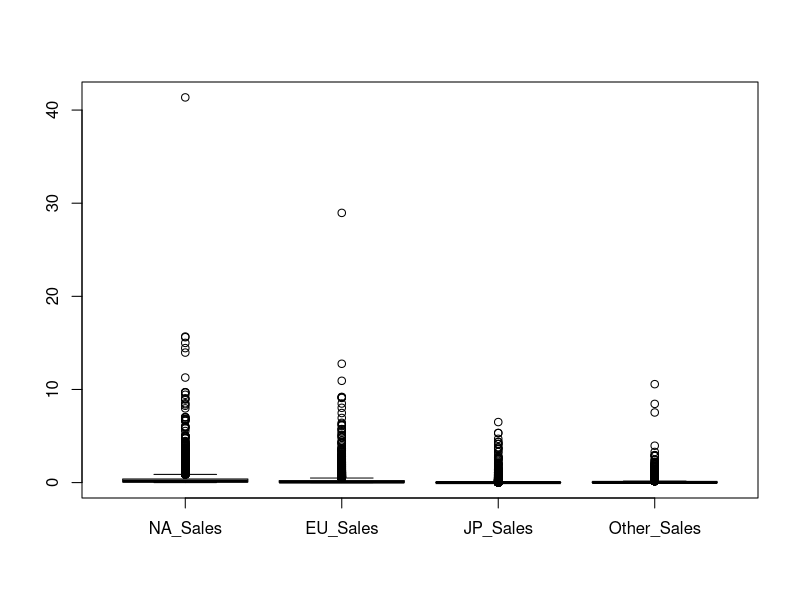
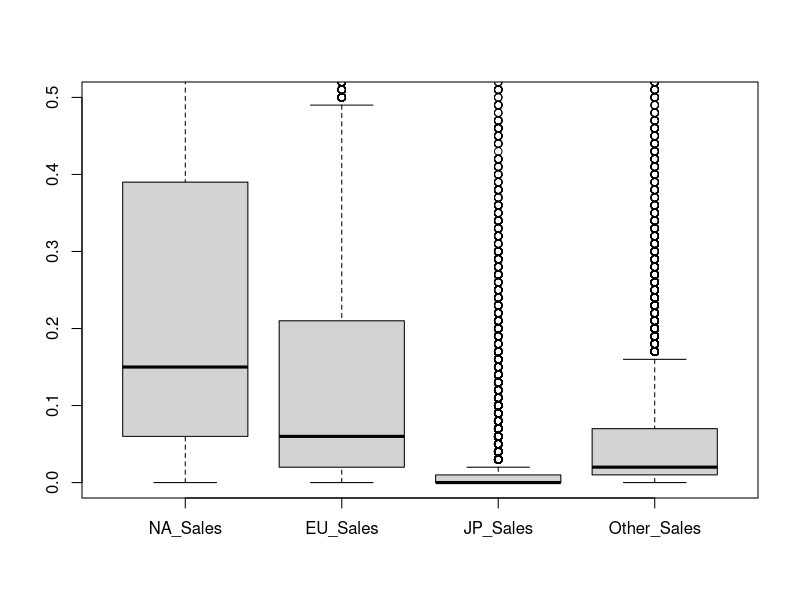
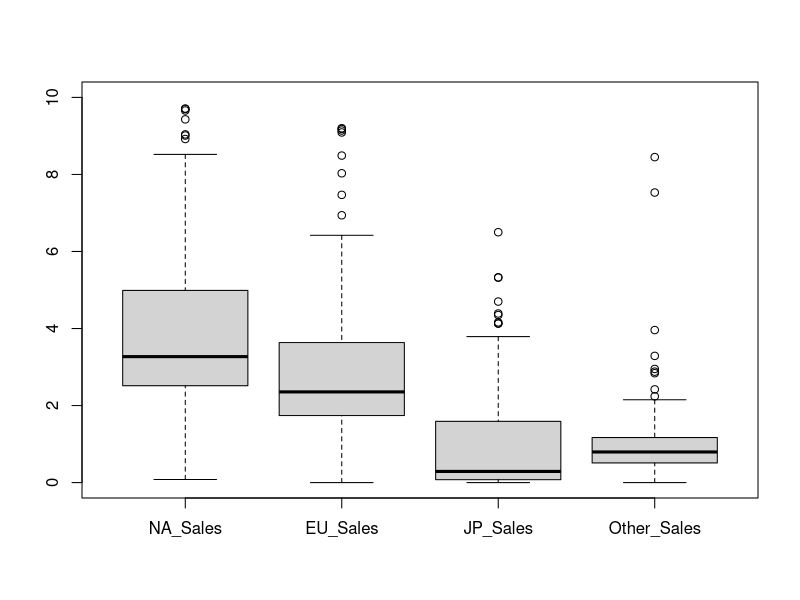
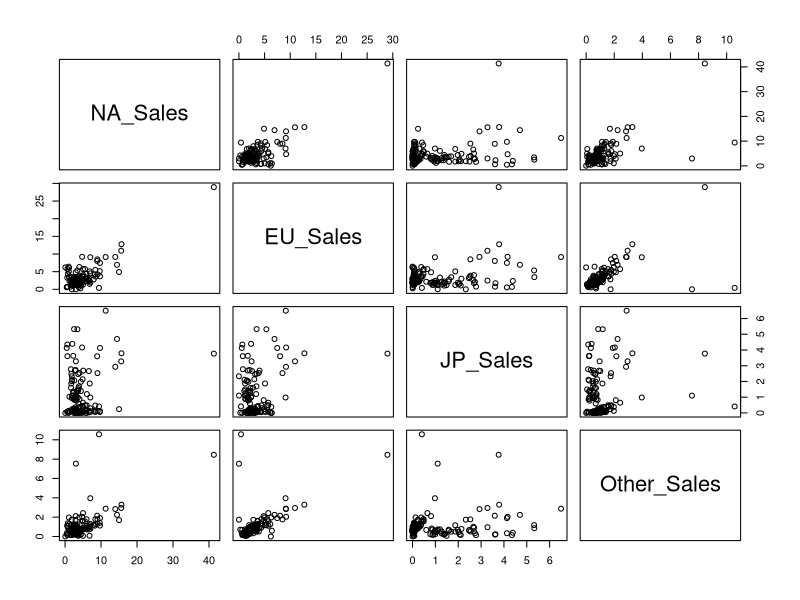
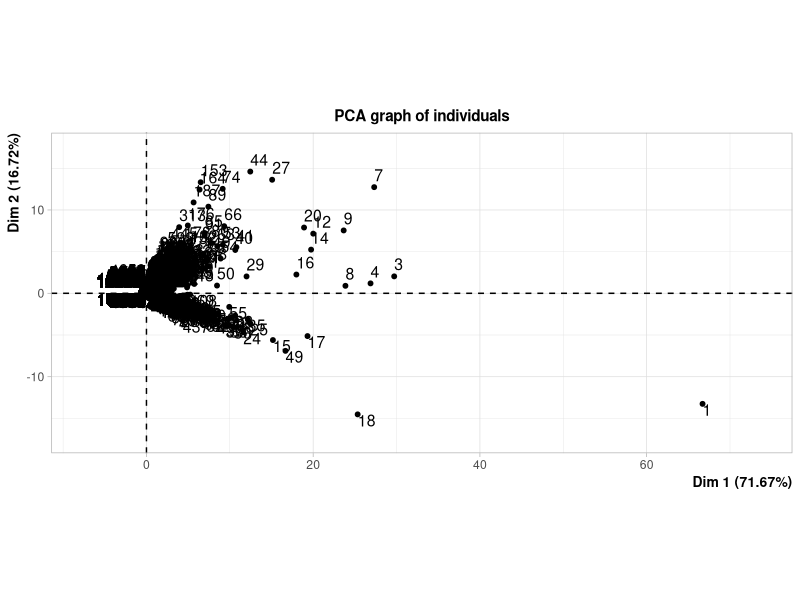
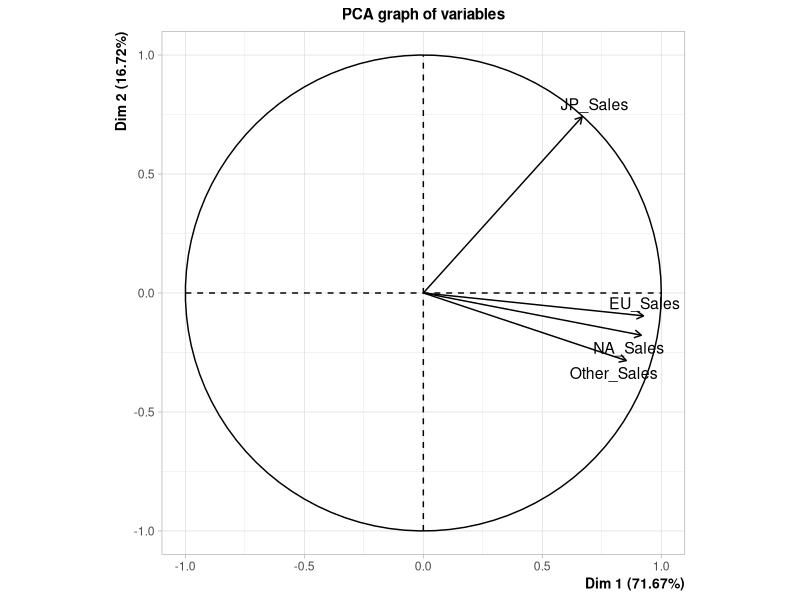
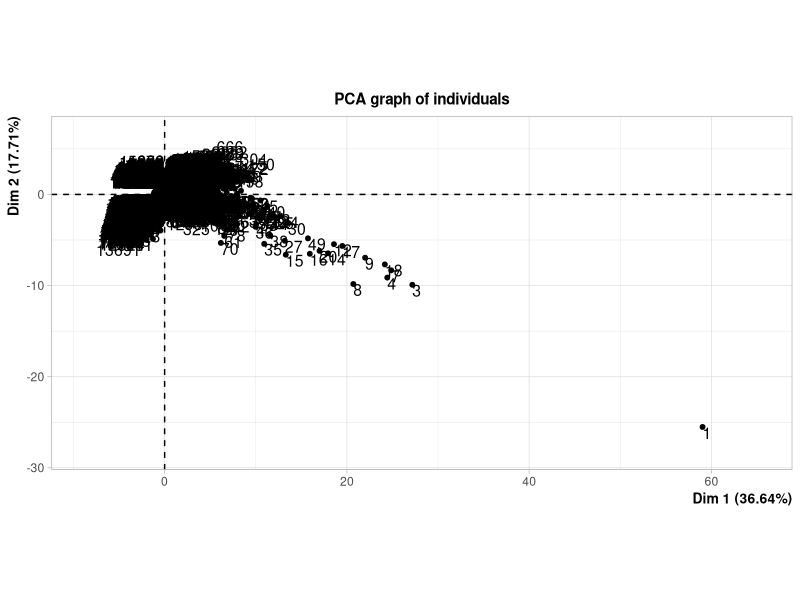
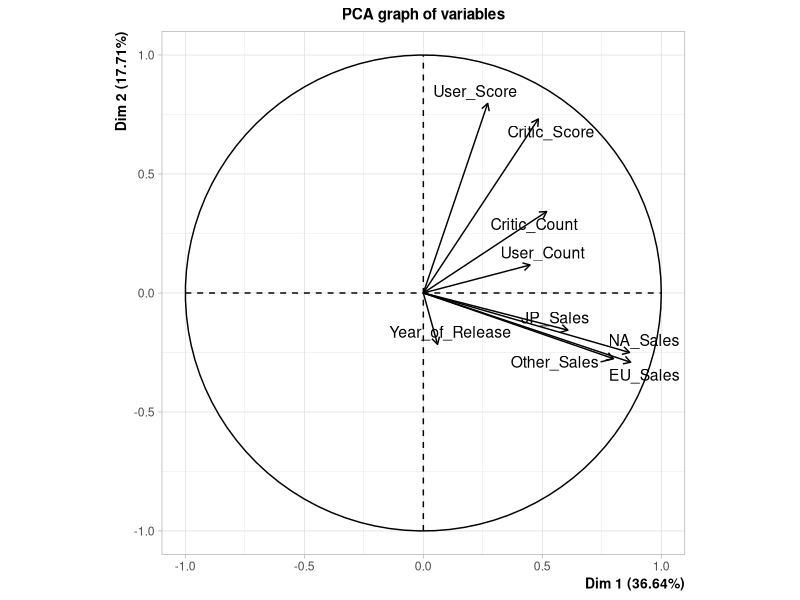

Reproduce these figures in R, in order.
## ---- chunk 1

jeu_donnees = read.csv("Video_Games_Sales_as_at_22_Dec_2016.csv")
jeu_donnees$User_Score[jeu_donnees$User_Score == "tbd"] <- NA
jeu_donnees$NA_Sales <- as.numeric(jeu_donnees$NA_Sales)
jeu_donnees$User_Score <- as.numeric(jeu_donnees$User_Score)
jeu_donnees$Year_of_Release <- as.numeric(jeu_donnees$Year_of_Release)
jeu_donnees <- na.omit(jeu_donnees) # on enlève les "NA"
head(jeu_donnees)
## ---- chunk 2
summary(jeu_donnees)
## ---- chunk 3
sales_data = jeu_donnees[, c("NA_Sales", "EU_Sales", "JP_Sales", "Other_Sales")]
boxplot(sales_data)
## ---- chunk 4
boxplot(sales_data, ylim = c(0, 0.5))
## ---- chunk 5
# trop de jeux à faible ventes, en particulier au Japon
jeu_donnees_top <- jeu_donnees[jeu_donnees$Global_Sales >= 5.0,]
sales_data_top = jeu_donnees_top[, c("NA_Sales", "EU_Sales", "JP_Sales", "Other_Sales")]
boxplot(sales_data_top, ylim = c(0, 10))
## ---- chunk 6
pairs(sales_data_top)
#on ne voit pas bien s'il y a une droite pour chaque graphique, c'est-à-dire les corrélations entre ces 4 données, il faudrait donc analyser plus en profondeur ces liaisons.
## ---- chunk 7
cov(sales_data)
## ---- chunk 8
library(FactoMineR)
## ---- chunk 9
var_tot <- jeu_donnees[, c("Year_of_Release","NA_Sales", "EU_Sales", "JP_Sales", "Other_Sales","Critic_Score","Critic_Count","User_Score","User_Count")]
res <- PCA(sales_data) # scale.unit = TRUE pour des variables centrées réduites
res
res1 <- PCA(var_tot)
res1
var_avis <- jeu_donnees[, c("Critic_Score","Critic_Count","User_Score","User_Count")]
res2 <- PCA(var_avis)
res2
## ---- chunk 10
var_tot_top <- jeu_donnees_top[, c("Year_of_Release","NA_Sales", "EU_Sales", "JP_Sales", "Other_Sales","Critic_Score","Critic_Count","User_Score","User_Count")]
res <- PCA(sales_data_top) # scale.unit = TRUE pour des variables centrées réduites
res
res1 <- PCA(var_tot_top)
res1
var_avis_top <- jeu_donnees_top[, c("Critic_Score","Critic_Count","User_Score","User_Count")]
res2 <- PCA(var_avis_top)
res2
## ---- chunk 11
res$eig
barplot(res$eig[,2])
## ---- chunk 12
plot(res, choix="ind")
plot(res, choix="ind", axes=c(1,3))
plot(res, choix="ind", axes=c(2,3))
# on voit tellement rien (à part peut-etre que pour le 2eme graphe, c'est plus "aplati", ce qui signifie que la dimension 3 explique moins)
## ---- chunk 13
# Plus concret
#head(res$ind$cos2)
cos2_dim1 <- res$ind$cos2[, "Dim.1"]  # Extraire uniquement Dim.1
cos2_dim2 <- res$ind$cos2[, "Dim.2"]  # Extraire uniquement Dim.2
cos2_sum <- cos2_dim1 + cos2_dim2
sorted_cos2 <- sort(cos2_sum, decreasing = TRUE)  # Trier en ordre décroissant
head(sorted_cos2, n=200L)
#res$ind$cos2[order(res$ind$cos2$Dim.1), ][1:5, ]
#jeu_donnees[order(-jeu_donnees$colonneX), ][1:5, ]
## ---- chunk 14
plot(res, select="contrib 5", choix="ind")
## ---- chunk 15
plot(res, select="cos2 0.999", choix="ind")
## ---- chunk 16
res2$eig
barplot(res2$eig[,2])
## ---- chunk 17
res2$var$contrib
## ---- chunk 18
res2$var$cos2
## ---- chunk 19
#jeu_donnees$Rating <- droplevels(jeu_donnees$Rating)
jeu_donnees_top$Rating[jeu_donnees_top$Rating == ""] <- "NoRating"
jeu_donnees_top$Rating <- as.factor(jeu_donnees_top$Rating)  # Reconversion en facteur
levels(jeu_donnees_top$Rating)
var_avis1 <- jeu_donnees_top[, c("Critic_Score","Critic_Count","User_Score","User_Count","Rating")]
head(var_avis1)
res2_1 <- PCA(var_avis1, quali.sup = 5)
#head(res2_1)
#jeu_donnees$Rating <- as.factor(jeu_donnees$Rating)
## ---- chunk 20

plot.PCA(res2_1, select = "cos2 0.8", habillage = 5)
#head(res2_1)
## ---- chunk 21
library(ggplot2)
library(dplyr)

sales_dev  <- jeu_donnees_top %>% group_by(Publisher) %>% 
  summarise(Number_of_Games=n(), Mean_Year_of_Release = mean(Year_of_Release), Mean_NA_Sales = mean(NA_Sales), Mean_EU_Sales = mean(EU_Sales), Mean_JP_Sales = mean(JP_Sales), Mean_Global_Sales = mean(Global_Sales), Mean_Critic_Score = mean(Critic_Score), Mean_User_Score = mean(User_Score))
sales_dev %>% arrange(desc(Mean_User_Score))
## ---- chunk 22
res_dev <- PCA(sales_dev,quali.sup = 1,scale.unit = TRUE)
res_dev
## ---- chunk 23
res_dev$eig
res_dev$var$contrib
plot(res_dev, choix="ind")
plot(res_dev, choix="ind", axes=c(1,3))
## ---- chunk 24
sales_dev_2  <- jeu_donnees_top %>% group_by(Publisher) %>% 
  summarise(Mean_NA_Sales = mean(NA_Sales), Mean_EU_Sales = mean(EU_Sales), Mean_JP_Sales = mean(JP_Sales), Mean_Global_Sales = mean(Global_Sales), Mean_Critic_Score = mean(Critic_Score), Mean_User_Score = mean(User_Score))
sales_dev_2 %>% arrange(desc(Mean_Global_Sales))
## ---- chunk 25
res_dev_2 <- PCA(sales_dev_2,quali.sup = 1,scale.unit = TRUE)
res_dev_2
## ---- chunk 26
res_dev_2$eig
res_dev_2$var$contrib
plot(res_dev_2, choix="ind")
plot(res_dev_2, choix="ind", axes=c(1,3))
